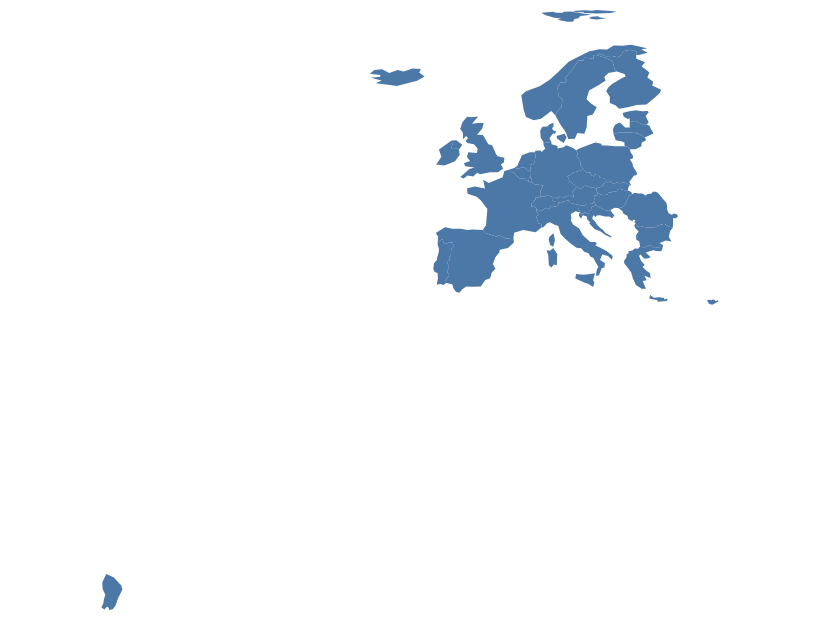

Write notebook code for a chart like this one.
### Code cell
alt.Chart(gdf_eea).mark_geoshape().encode(tooltip=['name'])
